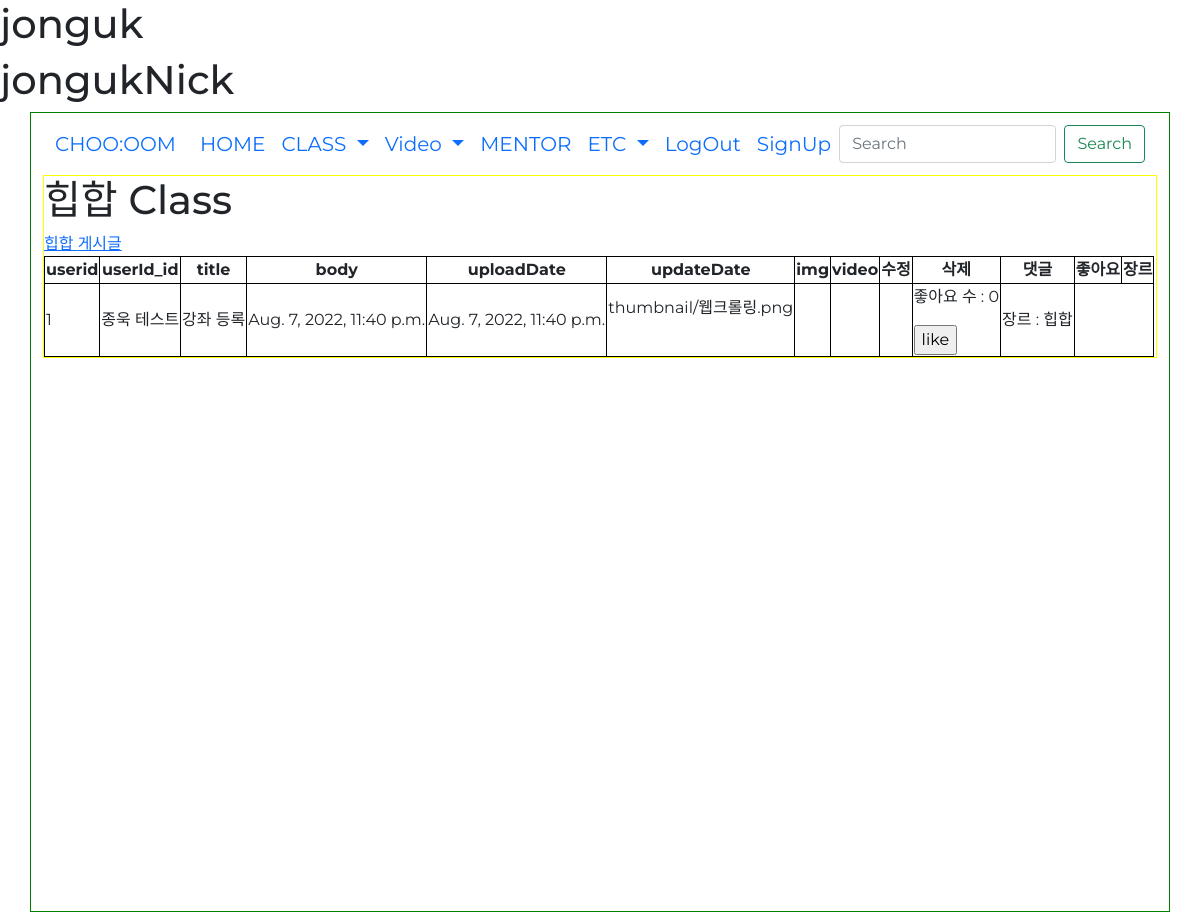
The app's page /genre_course?genre_id=1 (signed in) with its own data.
### accounts/models.py (models this page shows)
class userProfile(AbstractUser):
    nickname = models.CharField(max_length=50, null=True, blank=True) # 실제 이름
    danceSkill = models.CharField(max_length=10 ,null=True, blank=True) # 상 중 하
    phoneNum = models.IntegerField(null=True, blank=True) # 핸드폰 번호
    gender = models.CharField(max_length=10 ,null=True, blank=True) # 성별
    createdAt = models.DateTimeField(auto_now_add=True) # 생성 일자
    birth = models.DateField(null=True, blank=True) # 생년월일
    profilephoto = models.ImageField(blank=True, null=True, upload_to='profilephoto') # 프사
    def __str__(self):
        return self.username

### danceapp/models.py (models this page shows, shortened)
class Genre(models.Model):
    id = models.AutoField(primary_key=True, null=False) # pk
    name = models.CharField(max_length=20) # 장르 이름
    def __str__(self):
        return self.name

class Course(models.Model):
    userId = models.ForeignKey(userProfile, on_delete=models.CASCADE)
    title = models.CharField(max_length=200) # 제목
    body = models.TextField() # 게시물 설명
    uploadDate = models.DateTimeField(auto_now_add=True) # 처음 업로드 시간
    updateDate = models.DateTimeField(auto_now=True) # 수정 시간
    photo = models.ImageField(blank=True, null=True, upload_to='thumbnail') # 썸네일 # upload_to : static/blog_photo 로 저장해줘
    video = models.FileField(blank=True, null=True, upload_to='video') # 배포시에는 models.FilePathField()사용
    genreName = models.ForeignKey(Genre, null=True, on_delete=models.CASCADE) # 장르
    likes_user = models.ManyToManyField(userProfile, related_name='likes_course', blank=True) # 좋아요 누른 사람
    likes_count = models.PositiveIntegerField(default=0)
    register_user = models.ManyToManyField(userProfile, related_name='register_user', blank=True)
    register_count = models.PositiveIntegerField(default=0)
    maxRegCount = models.IntegerField(default=0, null=False)
    startDate = models.DateField(auto_now=False, auto_now_add=False)

### danceapp/views.py (the view)
# urls.py: path('genre_course', views.genre_course, name='genre_course'),
def genre_course(request):
    genre_id = request.GET.get('genre_id', None)
    genre = Genre.objects.get(id=int(genre_id))
    courses = Course.objects.filter().order_by('-updateDate')
    comment_form = CommentForm()
    context = {
        'genre':genre,
        'courses':courses,
        'comment_form':comment_form,
    }
    return render(request, 'genre_course.html', context)

### danceapp/forms.py
class CommentForm(forms.ModelForm):
    class Meta:
        model = Comment
        fields = ['comment']
    def __init__(self, *args, **kwargs):
        super(CommentForm, self).__init__(*args, **kwargs)
        self.fields['comment'].widget.attrs = {
            'class': 'form-control',
            'placeholder': "댓글 입력",
            'rows':2
        }

### danceapp/templates/genre_course.html (shortened to what this page needs)
{% extends 'base.html' %}
{% block content %}
{% load static %}
<h1>{{ genre.name }} Class</h1>
<a href="{% url 'genre_post' %}?genre_id={{genre.id}}">{{ genre.name}} 게시글</a>
<table border="1">
    <tr>
        <th>userid</th>
        <th>userId_id</th>
        <th>title</th>
        <th>body</th>
        <th>uploadDate</th>
        <th>updateDate</th>
        <th>img</th>
        <th>video</th>
        <th>수정</th>
        <th>삭제</th>
        <th>댓글</th>
        <th>좋아요</th>
        <th>장르</th>
    </tr>
    {% for course in courses %}
    {% if course.genreName.name == genre.name %}
    <tr>
        <td>{{ course.userId_id }}</td>
        <td>{{ course.title }}</td>
        <td>{{ course.body }}</td>
        <td>{{ course.uploadDate }}</td>
        <td>{{ course.updateDate }}</td>
        <td>
            {% if course.photo %}
            {{ course.photo }} <br>
            {% endif %}
        </td>
        <td>
        </td>
        <td>
        </td>
        <td>
        </td>
        <td>
            <form action="{% url 'course_likes' course.id %}" method="">
                <p>
                    좋아요 수 : {{ course.likes_count }}
                </p>
                {% if request.user in course.likes_user.all %}
                <input type="submit" value="dislike">
                {% else %}
                <input type="submit" value="like">
                {% endif %}
            </form>
        </td>
        <td>장르 : {{course.genreName}}</td>
    </tr>
    {% endif %}
    {% endfor %}
</table>
{% endblock %}

### danceapp/templates/base.html (shortened to what this page needs)
{% load static %}
<!DOCTYPE html>
<html lang="en">
<head>
    <link rel="stylesheet" href="{% static 'css/index.css' %}">
    <link href="https://cdn.jsdelivr.net/npm/bootstrap@5.1.3/dist/css/bootstrap.min.css" rel="stylesheet"
>
</head>
<body id="body">
    <h1>{{request.user}}</h1>
    <h1>{{request.user.nickname}}</h1>
    <div class="container" id="main-container">
        <nav class="navbar navbar-expand-lg " id="nav-bar">
            <div class="container-fluid">
                <a class="navbar-brand" href="{% url 'index' %}">CHOO:OOM</a>
                <div class="collapse navbar-collapse" id="navbarSupportedContent">
                    <ul class="navbar-nav me-auto mb-2 mb-lg-0">
                        <li class="nav-item">
                            <a class="nav-link active" aria-current="page" href="{% url 'index' %}">HOME</a>
                        </li>
                        <li class="nav-item dropdown">
                            <a class="nav-link dropdown-toggle" href="#" id="navbarDropdown" role="button"
                                data-bs-toggle="dropdown" aria-expanded="false">
                                CLASS
                            </a>
                        </li>
                        <li class="nav-item dropdown">
                            <a class="nav-link dropdown-toggle" href="#" id="navbarDropdown" role="button"
                                data-bs-toggle="dropdown" aria-expanded="false">
                                Video
                            </a>
                        </li>
                        <li class="nav-item">
                            <a class="nav-link" href="#">MENTOR</a>
                        </li>
                        <li class="nav-item dropdown">
                            <a class="nav-link dropdown-toggle" href="#" id="navbarDropdown" role="button"
                                data-bs-toggle="dropdown" aria-expanded="false">
                                ETC
                            </a>
                        </li>
                        <li class="nav-item">
                            {% if request.user.is_authenticated %}
                            <a class="nav-link" href="{% url 'logout' %}">LogOut</a>
                            {% else %}
                            <a class="nav-link" href="{% url 'login' %}">Login</a>
                            {% endif %}
                        </li>
                        <li class="nav-item">
                            <a class="nav-link" href="{% url 'signup' %}">SignUp</a>
                        </li>
                    </ul>
                    <form class="d-flex">
                        <input class="form-control me-2" type="search" placeholder="Search" aria-label="Search">
                        <button class="btn btn-outline-success" type="submit">Search</button>
                    </form>
                </div>
            </div>
        </nav>
        <div class="container-fulid" id="main-body-container">
            {% block content %}
            {% endblock %}
        </div>
    </div>
</body>
</html>

### static/css/index.css (style rules this page uses)
* { font-family: 'Montserrat'; }
#main-container { background-size: cover; background-attachment: fixed; height: 100vh; display: flex; flex-direction: column; border: 1px solid green; }
#nav-bar { background-color: transparent; text-decoration: none; font-size: 20px; }
#main-body-container { border: 1px solid yellow; }
.container { padding-right: 30px; padding-left: 30px; margin-right: auto; margin-left: auto; }

### danceapp/templates/base.html (style rules this page uses)
table { border: 1px solid black; }
td, th { border: 1px solid black; }
th { text-align: center; }

### records on screen
userProfile: user "jonguk", user.nickname "jongukNick"
Genre: name "힙합"
Course: userId_id "1", title "종욱 테스트", body "강좌 등록", uploadDate "Aug. 7, 2022, 11:40 p.m.", updateDate "Aug. 7, 2022, 11:40 p.m.", photo "thumbnail/웹크롤링.png", likes_count "0", genreName "힙합"
